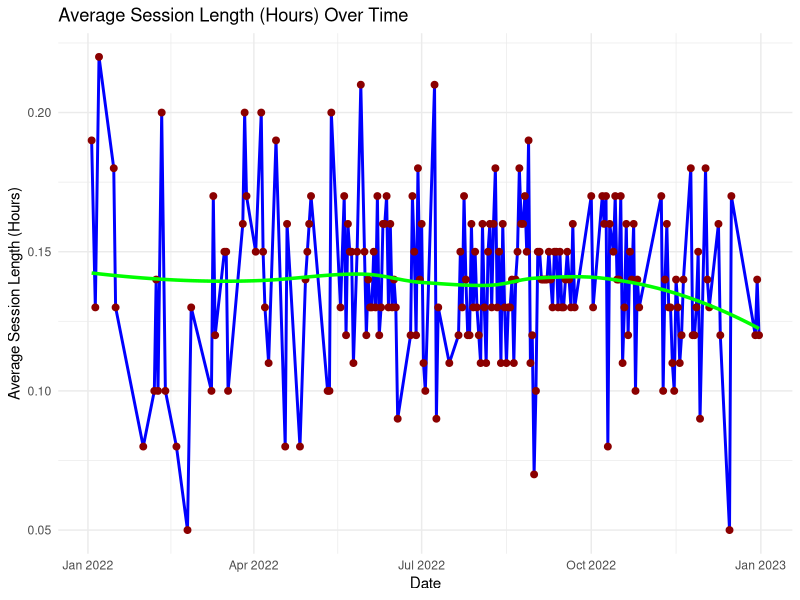

R code for this plot:
## ---- chunk 1
# Load the dataset
avg_length <- read.csv("avg_SessionsLength_no_more_than_24h_.csv")

# Load libraries
library(ggplot2)

# Convert columns
avg_length$date <- as.Date(avg_length$date, format = "%Y-%m-%d")
avg_length$avg_session_minutes <- as.numeric(avg_length$avg_session_minutes)
avg_length$avg_session_hours <- as.numeric(avg_length$avg_session_hours)

# Clean data
avg_length <- avg_length[is.finite(avg_length$avg_session_hours), ]

# Plot with trend line
ggplot(avg_length, aes(x = date, y = avg_session_hours)) +
  geom_line(color = "blue", linewidth = 1) +
  geom_point(color = "darkred", size = 2) +
  geom_smooth(method = "loess", se = FALSE, color = "green", linewidth = 1.2) +
  labs(
    title = "Average Session Length (Hours) Over Time",
    x = "Date",
    y = "Average Session Length (Hours)"
  ) +
  theme_minimal()
